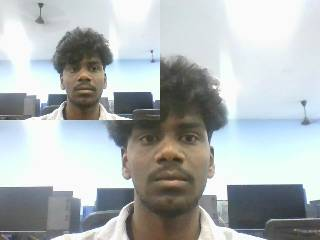
#> input picture backend/evidence/attempt_101/evidence_event_1382_looking_away_snapshot.jpg, 320 x 240 px; its folder holds only this picture in this run
$ python -i face_detector.py   (imports and definitions only)   (older library calls are emulated)
#> lines starting #> are read from the running program, lines starting #| are printed output that depends on the picture
### ai-service/app/models/onnx_classifier.py
"""
ONNX Model Classifier for Proctoring Behavioral Anomaly Detection.
Evaluates windowed head-pose / gaze / landmark feature vectors when a trained
best_model.onnx checkpoint is present; safely degrades to heuristic mode otherwise.
"""

import os
import logging
from typing import List, Optional, Tuple

logger = logging.getLogger("aeps.onnx_classifier")

# 13-label behavioral taxonomy from spec Section 16
LABELS = [
    "NORMAL",
    "LOOKING_LEFT",
    "LOOKING_RIGHT",
    "LOOKING_UP",
    "LOOKING_DOWN",
    "HEAD_TURNED",
    "FACE_NOT_VISIBLE",
    "MULTIPLE_FACES",
    "TAB_SWITCH",
    "FULLSCREEN_EXIT",
    "WEBCAM_LOST",
    "MICROPHONE_LOST",
    "SUSPICIOUS_POSTURE"
]

class OnnxClassifier:
    def __init__(self, model_path: Optional[str] = None):
        if model_path is None:
            # Check default locations
            base_dir = os.path.dirname(os.path.dirname(os.path.abspath(__file__)))
            candidate = os.path.join(base_dir, "data", "best_model.onnx")
            if os.path.exists(candidate):
                model_path = candidate
            else:
                alt = os.path.join(os.path.dirname(base_dir), "training", "best_model.onnx")
                if os.path.exists(alt):
                    model_path = alt

        self.model_path = model_path
        self.session = None
        self.input_name = None
        self.output_name = None

        if self.model_path and os.path.exists(self.model_path):
            try:
                import onnxruntime as ort
                self.session = ort.InferenceSession(
                    self.model_path,
                    providers=["CPUExecutionProvider"]
                )
                self.input_name = self.session.get_inputs()[0].name
                self.output_name = self.session.get_outputs()[0].name
                logger.info(f"Loaded ONNX model from {self.model_path}")
            except Exception as e:
                logger.warning(f"Failed to load ONNX model ({e}); running heuristic mode only.")
                self.session = None
        else:
            logger.info("No ONNX model found at startup; running heuristic classifier.")

    def is_available(self) -> bool:
        return self.session is not None

    # [23 lines left out: function classify, not called in this run]


classifier = OnnxClassifier()

### ai-service/app/models/face_detector.py
"""
Face Detection & Analysis Module.
Primary backend: OpenCV Haar Cascade (works out of box, no model download needed).
Upgrade path: When MediaPipe Task model files are available, set MEDIAPIPE_MODEL_PATH
in environment and this module will auto-prefer them for better accuracy.

Phase 4: Face detection + multi-face count
Phase 5: Head pose via solvePnP + iris-based gaze classification
"""

import base64
import os
from pathlib import Path
import cv2
import numpy as np
from typing import Tuple, Optional, List

from app.config import (
    FACE_DETECTION_CONFIDENCE,
    PHONE_DETECTION_CONFIDENCE,
    OBJECT_DETECTION_CONFIDENCE,
    PROHIBITED_OBJECT_CATEGORIES,
    YAW_LOOK_AWAY_DEG,
    YAW_HEAD_TURNED_DEG,
    PITCH_LOOK_DOWN_DEG,
    PITCH_LOOK_UP_DEG,
    IRIS_HORIZONTAL_RIGHT_RATIO,
    IRIS_HORIZONTAL_LEFT_RATIO,
    IRIS_VERTICAL_DOWN_RATIO,
    IRIS_VERTICAL_UP_RATIO,
)
from app.schemas import FrameAnalysisResponse, HeadPose, EventItem
from app.models.onnx_classifier import classifier

# ---------------------------------------------------------------------------
# Model file paths (Absolute resolution relative to this file)
# ---------------------------------------------------------------------------
MODELS_DIR = Path(__file__).resolve().parent
FACE_DETECTOR_MODEL = MODELS_DIR / "face_detector.task"
FACE_LANDMARKER_MODEL = MODELS_DIR / "face_landmarker.task"
OBJECT_DETECTOR_MODEL = MODELS_DIR / "efficientdet_lite0.tflite"

# ---------------------------------------------------------------------------
# Lazy singletons
# ---------------------------------------------------------------------------

_haar_cascade: Optional[cv2.CascadeClassifier] = None
_mp_face_detector = None        # mediapipe Tasks FaceDetector (optional)
_mp_face_landmarker = None      # mediapipe Tasks FaceLandmarker (optional)
_mp_object_detector = None      # mediapipe Tasks ObjectDetector (for mobile/phone detection)
_mp_init_attempted = False      # only attempt once


# [86 lines left out: functions _get_haar_cascade, _try_init_mediapipe, not called in this run]


# ---------------------------------------------------------------------------
# 3D head pose via solvePnP
# ---------------------------------------------------------------------------

# Calibrated 3D anthropometric face model points (mm) relative to nose tip:
# Standard OpenCV camera coordinates: X right (+), Y down (+), Z away (-)
# Balanced so that a user sitting naturally looking at their screen/webcam has pitch ~ 0.0 deg.
MODEL_POINTS_3D = np.array([
    (0.0,    0.0,    0.0),       # 1: Nose tip
    (0.0,    65.0,  -25.0),      # 152: Chin (down 65mm, back 25mm)
    (-65.0, -45.0,  -30.0),      # 33: Right eye outer corner (image left)
    (65.0,  -45.0,  -30.0),      # 263: Left eye outer corner (image right)
    (-40.0,  40.0,  -25.0),      # 61: Right mouth corner (image left)
    (40.0,   40.0,  -25.0),      # 291: Left mouth corner (image right)
], dtype=np.float64)


# [428 lines left out: functions decode_base64_image, calculate_head_pose, classify_gaze, analyze_frame, _empty_response, get_capabilities, not called in this run]

>>> import cv2
>>> picture = cv2.imread('../../../backend/evidence/attempt_101/evidence_event_1382_looking_away_snapshot.jpg', cv2.IMREAD_GRAYSCALE)
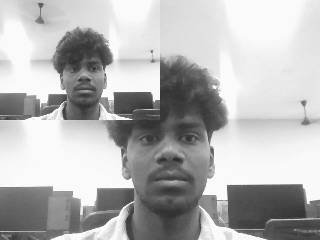
#> picture: shape (240, 320); min 38, max 255, mean 181
#> (the run stopped early here; a loop or call above may not have finished)
